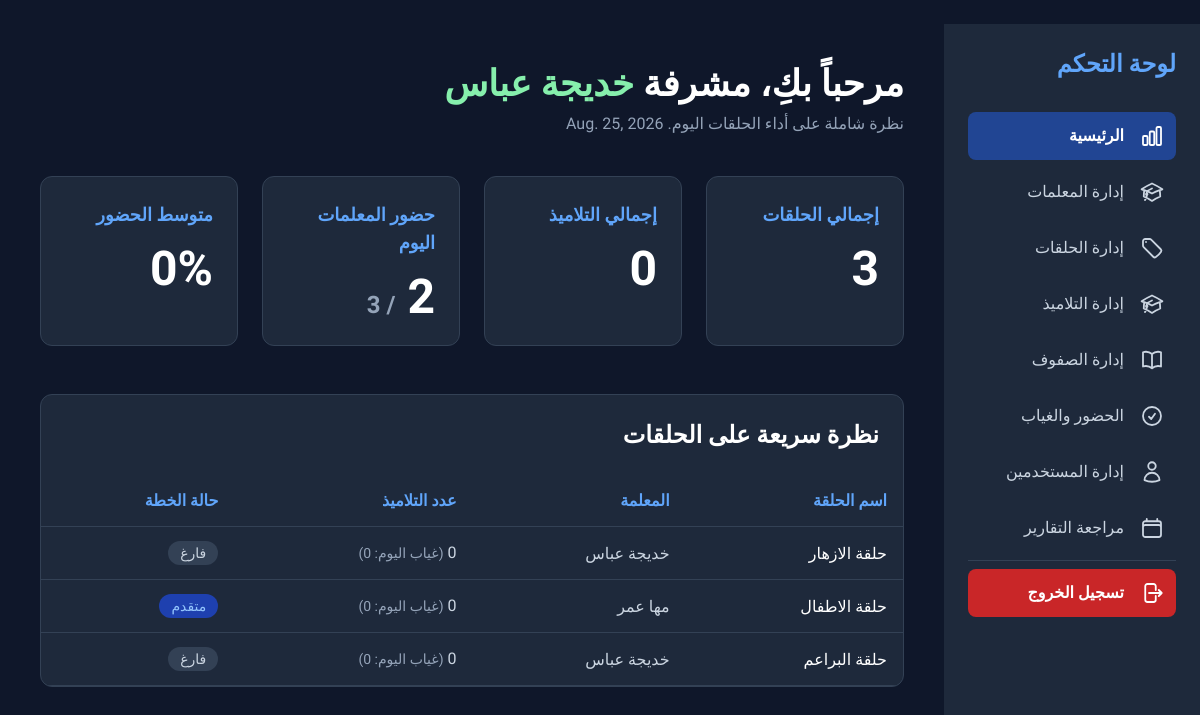
The page /administration/dashboard/ (signed in) on the database its author committed.
### halaqs/models.py (models this page shows, shortened)
class Halaqa(models.Model):
    name =models.CharField(max_length=50,blank=False,null=False)
    res_teacher=models.ForeignKey('teachers.Teacher',on_delete=models.SET_NULL,null=True,blank=True)
    course=models.CharField(max_length=50,blank=False,null=False)
    notes=models.TextField(blank=True,null=True)
    @property
    def total_students(self):
        from students.models import Student
        total=Student.objects.filter(halaqa=self).count()
        return total
    @property
    def total_absent_students(self):
        from attendances.models import StudAttendance
        from students.models import Student
        students=Student.objects.filter(halaqa=self)
        total=StudAttendance.objects.filter(student__in=students,day=date.today(),status=False).count()
        if not total:
            total=0
        return total
    @property
    def plan_status(self):
        from reports.models import WeekReport
        today = date.today()
        week_end_day = 3
        days_until_thursday = week_end_day - today.weekday()
        if days_until_thursday < 0:
            days_until_thursday += 7
        end_of_week = today + timedelta(days=days_until_thursday)
        report=WeekReport.objects.filter(halaqa=self,end_w_date=end_of_week).first()
        if report is None:
            return None
        return report.compare_plan

### teachers/models.py (models this page shows)
class Teacher(models.Model):
    name=models.CharField(max_length=100,blank=False,null=False)
    tel=models.CharField(max_length=10,blank=True,null=True)
    email=models.EmailField()
    address=models.CharField(max_length=100,blank=True,null=True)
    user_name=models.OneToOneField(User,on_delete=models.SET_NULL,blank=True,null=True)
    def __str__(self):
        return self.name

### administration/views.py (the view)
# urls.py: path('dashboard/' ,superuser_required(dashboard),name='dashboard'),
def dashboard(request):
    today_date=date.today()# get today date
    user=request.user.first_name # user is log in
    total_halaqats=Halaqa.objects.all().count()
    total_students=Student.objects.all().count()
    halaqats=Halaqa.objects.select_related('res_teacher').order_by('name')
    total_teachers=Teacher.objects.all().count()
    teachers_present_today=TeachAttendance.objects.filter(day=today_date,status=True).count()
    students_recorded_today=StudAttendance.objects.filter(day=today_date).count()
    students_present_today=StudAttendance.objects.filter(day=today_date,status=True).count()
    if students_recorded_today:
        avg_attendance=int(students_present_today*100/students_recorded_today)
    else:
        avg_attendance=0
    context ={
        'today_date':today_date,
        'user' :user,
        'total_halaqats':total_halaqats,
        'total_students':total_students,
        'halaqats':halaqats,
        'teachers_present_today':teachers_present_today,
        'total_teachers':total_teachers,
        'avg_attendance':avg_attendance,
    }
    return render(request,'administration/dashboard.html',context)

### templates/administration/dashboard.html (shortened to what this page needs)
{% extends 'administration/s_base.html'%}
{% load static %}
{% block content %}
            <main class="p-6 md:p-10">
                <header class="mb-10">
                    <h1 class="text-3xl md:text-4xl font-black text-white">مرحباً بكِ، مشرفة
                        <span class="text-1xl md:text-4xl font-black text-green-300">{{ user }}</span>
                     </h1>
                    <p class="text-slate-400 mt-2">نظرة شاملة على أداء الحلقات اليوم. {{today_date}}</p>
                </header>
                <div class="grid grid-cols-1 sm:grid-cols-2 lg:grid-cols-4 gap-6">
                    <div class="bg-slate-800 p-6 rounded-xl border border-slate-700">
                        <h3 class="text-lg font-bold text-blue-400">إجمالي الحلقات</h3>
                        <p class="text-5xl font-extrabold text-white mt-4">{{total_halaqats}}</p>
                    </div>
                    <div class="bg-slate-800 p-6 rounded-xl border border-slate-700">
                        <h3 class="text-lg font-bold text-blue-400">إجمالي التلاميذ</h3>
                        <p class="text-5xl font-extrabold text-white mt-4">{{total_students}}</p>
                    </div>
                    <div class="bg-slate-800 p-6 rounded-xl border border-slate-700">
                        <h3 class="text-lg font-bold text-blue-400">حضور المعلمات اليوم</h3>
                        <p class="text-5xl font-extrabold text-white mt-4">{{teachers_present_today}} <span class="text-2xl text-slate-400">/
                                {{total_teachers}}</span></p>
                    </div>
                    <div class="bg-slate-800 p-6 rounded-xl border border-slate-700">
                        <h3 class="text-lg font-bold text-blue-400">متوسط الحضور</h3>
                        <p class="text-5xl font-extrabold text-white mt-4">{{avg_attendance}}%</p>
                    </div>
                </div>
                <div class="mt-12 bg-slate-800 rounded-xl border border-slate-700 overflow-x-auto">
                    <div class="p-6 flex justify-between items-center">
                        <h2 class="text-2xl font-bold text-white">نظرة سريعة على الحلقات</h2>
                    </div>
                    <table class="w-full text-right">
                        <thead class="border-b border-slate-700">
                            <tr>
                                <th class="p-4 text-blue-400 font-semibold">اسم الحلقة</th>
                                <th class="p-4 text-blue-400 font-semibold">المعلمة</th>
                                <th class="p-4 text-blue-400 font-semibold">عدد التلاميذ</th>
                                <th class="p-4 text-blue-400 font-semibold">حالة الخطة</th>
                            </tr>
                        </thead>
                        <tbody>
                            {% for halaqa in halaqats %}
                            <tr class="border-b border-slate-700 hover:bg-slate-700/60">
                                <td class="p-4 text-white">حلقة {{ halaqa.name }}</td>
                                <td class="p-4">{{ halaqa.res_teacher }}</td>
                                <td class="p-4">{{ halaqa.total_students }} <span class="text-sm text-slate-400">(غياب اليوم: {{ halaqa.total_absent_students }})</span></td>
                                <td class="p-4">
                                    {% if halaqa.plan_status == 'on_track'%}
                                         <span
                                        class="px-3 py-1 text-sm rounded-full bg-green-800 text-green-300">متوافق</span>
                                    {% elif halaqa.plan_status == 'delayed' %}
                                        <span
                                        class="px-3 py-1 text-sm rounded-full bg-yellow-800 text-yellow-300">متأخر</span>
                                    {% elif halaqa.plan_status == 'advanced' %}
                                        <span
                                        class="px-3 py-1 text-sm rounded-full bg-blue-800 text-blue-300">متقدم</span>
                                    {% else %}
                                        <span
                                        class="px-3 py-1 text-sm rounded-full bg-slate-700 text-slate-300">فارغ</span>
                                    {% endif %}
                                </td>
                            </tr>
                            {% endfor %}
                        </tbody>
                    </table>
                </div>
            </main>
{% endblock %}

### templates/administration/s_base.html (shortened to what this page needs)
﻿{% load static %}
<!DOCTYPE html>
<html lang="ar" dir="rtl">
<head>
    {% include 'partials/_head_assets.html' %}
</head>
<body class="bg-slate-900 text-slate-300 flex flex-col min-h-screen">
    <main class="flex-grow">
        <div class="flex min-h-screen">
            <aside id="sidebar" class="w-64 bg-slate-800 p-6 flex-shrink-0 hidden fixed md:block md:sticky md:top-0 h-full md:h-screen self-start overflow-y-auto z-40 shadow-2xl md:shadow-none">
                <div class="flex items-center justify-between mb-8">
                    <h2 class="text-2xl font-bold text-blue-400">لوحة التحكم</h2>
                </div>
                <nav dir="rtl" class="space-y-2">
                    {% url 'administration:dashboard' as u_dashboard %}
                    {% include 'partials/_nav_item.html' with item_url=u_dashboard current=request.path label='الرئيسية' icon='partials/icons/chart-bar.svg' %}
                    {% url 'administration:teacher_list' as u_teachers %}
                    {% include 'partials/_nav_item.html' with item_url=u_teachers current=request.path label='إدارة المعلمات' icon='partials/icons/academic-cap.svg' %}
                    {% url 'administration:halaqa_list' as u_halaqat %}
                    {% include 'partials/_nav_item.html' with item_url=u_halaqat current=request.path label='إدارة الحلقات' icon='partials/icons/tag.svg' %}
                    {% url 'students:students_manage' as u_students %}
                    {% include 'partials/_nav_item.html' with item_url=u_students current=request.path label='إدارة التلاميذ' icon='partials/icons/academic-cap.svg' %}
                    {% url 'students:grade_manage' as u_grades %}
                    {% include 'partials/_nav_item.html' with item_url=u_grades current=request.path label='إدارة الصفوف' icon='partials/icons/book-open.svg' %}
                    {% url 'attendances:teacher_attendance' as u_teacher_att %}
                    {% include 'partials/_nav_item.html' with item_url=u_teacher_att current=request.path label='الحضور والغياب' icon='partials/icons/check-circle.svg' %}
                    {% url 'administration:users_list' as u_users %}
                    {% include 'partials/_nav_item.html' with item_url=u_users current=request.path label='إدارة المستخدمين' icon='partials/icons/user.svg' %}
                    {% url 'reports:total_reports' as u_total_reports %}
                    {% include 'partials/_nav_item.html' with item_url=u_total_reports current=request.path label='مراجعة التقارير' icon='partials/icons/calendar-days.svg' %}
                    <div class="pt-2 mt-2 border-t border-slate-700">
                        {% url 'account_logout' as u_logout %}
                        {% include 'partials/_nav_item.html' with item_url=u_logout current=request.path label='تسجيل الخروج' icon='partials/icons/logout.svg' variant='danger' %}
                    </div>
                </nav>
            </aside>
            <div class="flex-1 min-w-0 pt-[61px] md:pt-0">
                {% block content %}
                {% endblock %}
            </div>
        </div>
    </main>
</body>
</html>

### templates/partials/_head_assets.html (shortened to what this page needs)
{% load static %}
<script src="https://cdn.tailwindcss.com"></script>
<link rel="stylesheet" href="{% static 'css/style.css' %}">

### templates/partials/_nav_item.html
<a href="{{ item_url }}"
    {% if item_url == current %}aria-current="page"{% endif %}
    class="flex items-center p-3 rounded-lg transition-colors
    {% if variant == 'danger' %}
        bg-red-600/90 text-white hover:bg-red-600 font-bold
    {% elif item_url == current %}
        bg-blue-600/50 text-white font-bold
    {% else %}
        text-slate-300 hover:bg-slate-700/60
    {% endif %}">
    <span class="me-4 shrink-0 flex items-center">
        {% include icon with icon_class='h-6 w-6' only %}
    </span>
    <span>{{ label }}</span>
</a>

### templates/partials/icons/chart-bar.svg
<svg xmlns="http://www.w3.org/2000/svg" fill="none" viewBox="0 0 24 24" stroke-width="1.8" stroke="currentColor" aria-hidden="true" class="{{ icon_class|default:'h-6 w-6' }}">
  <path stroke-linecap="round" stroke-linejoin="round" d="M3 13.125C3 12.504 3.504 12 4.125 12h2.25c.621 0 1.125.504 1.125 1.125v6.75C7.5 20.496 6.996 21 6.375 21h-2.25A1.125 1.125 0 013 19.875v-6.75zM9.75 8.625c0-.621.504-1.125 1.125-1.125h2.25c.621 0 1.125.504 1.125 1.125v11.25c0 .621-.504 1.125-1.125 1.125h-2.25a1.125 1.125 0 01-1.125-1.125V8.625zM16.5 4.125c0-.621.504-1.125 1.125-1.125h2.25C20.496 3 21 3.504 21 4.125v15.75c0 .621-.504 1.125-1.125 1.125h-2.25a1.125 1.125 0 01-1.125-1.125V4.125z" />
</svg>

### templates/partials/icons/academic-cap.svg
<svg xmlns="http://www.w3.org/2000/svg" fill="none" viewBox="0 0 24 24" stroke-width="1.8" stroke="currentColor" aria-hidden="true" class="{{ icon_class|default:'h-6 w-6' }}">
  <path stroke-linecap="round" stroke-linejoin="round" d="M4.26 10.147a60.436 60.436 0 00-.491 6.347A48.627 48.627 0 0112 20.904a48.627 48.627 0 018.232-4.41 60.46 60.46 0 00-.491-6.347m-15.482 0a50.57 50.57 0 00-2.658-.813A59.905 59.905 0 0112 3.493a59.902 59.902 0 0110.399 5.84c-.896.248-1.783.52-2.658.814m-15.482 0A50.697 50.697 0 0112 13.489a50.702 50.702 0 017.74-3.342M6.75 15a.75.75 0 100-1.5.75.75 0 000 1.5zm0 0v-3.675A55.378 55.378 0 0112 8.443m-7.007 11.55A5.981 5.981 0 006.75 15.75v-1.5" />
</svg>

### templates/partials/icons/tag.svg
<svg xmlns="http://www.w3.org/2000/svg" fill="none" viewBox="0 0 24 24" stroke-width="1.8" stroke="currentColor" aria-hidden="true" class="{{ icon_class|default:'h-6 w-6' }}">
  <path stroke-linecap="round" stroke-linejoin="round" d="M9.568 3H5.25A2.25 2.25 0 003 5.25v4.318c0 .597.237 1.17.659 1.591l9.581 9.581c.699.699 1.78.872 2.607.33a18.095 18.095 0 005.223-5.223c.542-.827.369-1.908-.33-2.607L11.16 3.66A2.25 2.25 0 009.568 3z" />
  <path stroke-linecap="round" stroke-linejoin="round" d="M6 6h.008v.008H6V6z" />
</svg>

### templates/partials/icons/book-open.svg
<svg xmlns="http://www.w3.org/2000/svg" fill="none" viewBox="0 0 24 24" stroke-width="1.8" stroke="currentColor" aria-hidden="true" class="{{ icon_class|default:'h-6 w-6' }}">
  <path stroke-linecap="round" stroke-linejoin="round" d="M12 6.042A8.967 8.967 0 006 3.75c-1.052 0-2.062.18-3 .512v14.25A8.987 8.987 0 016 18c2.305 0 4.408.867 6 2.292m0-14.25a8.966 8.966 0 016-2.292c1.052 0 2.062.18 3 .512v14.25A8.987 8.987 0 0018 18a8.967 8.967 0 00-6 2.292m0-14.25v14.25" />
</svg>

### templates/partials/icons/check-circle.svg
<svg xmlns="http://www.w3.org/2000/svg" fill="none" viewBox="0 0 24 24" stroke-width="1.8" stroke="currentColor" aria-hidden="true" class="{{ icon_class|default:'h-6 w-6' }}">
  <path stroke-linecap="round" stroke-linejoin="round" d="M9 12.75L11.25 15 15 9.75M21 12a9 9 0 11-18 0 9 9 0 0118 0z" />
</svg>

### templates/partials/icons/user.svg
<svg xmlns="http://www.w3.org/2000/svg" fill="none" viewBox="0 0 24 24" stroke-width="1.8" stroke="currentColor" aria-hidden="true" class="{{ icon_class|default:'h-6 w-6' }}">
  <path stroke-linecap="round" stroke-linejoin="round" d="M15.75 6a3.75 3.75 0 11-7.5 0 3.75 3.75 0 017.5 0zM4.501 20.118a7.5 7.5 0 0114.998 0A17.933 17.933 0 0112 21.75c-2.676 0-5.216-.584-7.499-1.632z" />
</svg>

### templates/partials/icons/calendar-days.svg
<svg xmlns="http://www.w3.org/2000/svg" fill="none" viewBox="0 0 24 24" stroke-width="1.8" stroke="currentColor" aria-hidden="true" class="{{ icon_class|default:'h-6 w-6' }}">
  <path stroke-linecap="round" stroke-linejoin="round" d="M6.75 3v2.25M17.25 3v2.25M3 18.75V7.5a2.25 2.25 0 012.25-2.25h13.5A2.25 2.25 0 0121 7.5v11.25m-18 0A2.25 2.25 0 005.25 21h13.5A2.25 2.25 0 0021 18.75m-18 0v-7.5A2.25 2.25 0 015.25 9h13.5A2.25 2.25 0 0121 11.25v7.5" />
</svg>

### templates/partials/icons/logout.svg
<svg xmlns="http://www.w3.org/2000/svg" fill="none" viewBox="0 0 24 24" stroke-width="1.8" stroke="currentColor" aria-hidden="true" class="{{ icon_class|default:'h-6 w-6' }}">
  <path stroke-linecap="round" stroke-linejoin="round" d="M15.75 9V5.25A2.25 2.25 0 0013.5 3h-6a2.25 2.25 0 00-2.25 2.25v13.5A2.25 2.25 0 007.5 21h6a2.25 2.25 0 002.25-2.25V15m3 0l3-3m0 0l-3-3m3 3H9" />
</svg>

### rows shown on the page
Halaqa: name "الازهار", res_teacher "خديجة عباس", total_absent_students "0", shows "فارغ"
Halaqa: name "الاطفال", res_teacher "مها عمر", total_absent_students "0", shows "متقدم"
Halaqa: name "البراعم", res_teacher "خديجة عباس", total_absent_students "0", shows "فارغ"

### other values the page prints
{{ label }} "الرئيسية إدارة المعلمات إدارة الحلقات إدارة التلاميذ إدارة الصفوف الحضور والغياب إدارة المستخدمين مراجعة التقارير تسجيل الخروج"
{{ user }} "خديجة عباس"
{{ total_halaqats }} "3"
{{ total_students }} "0"
{{ total_teachers }} "3"
